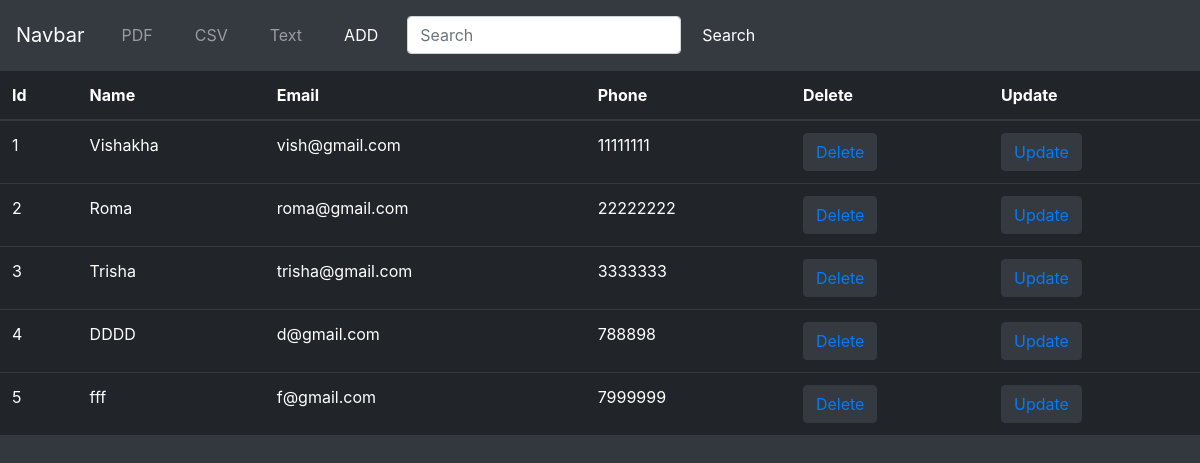
/, run on an earlier commit of the app's database.
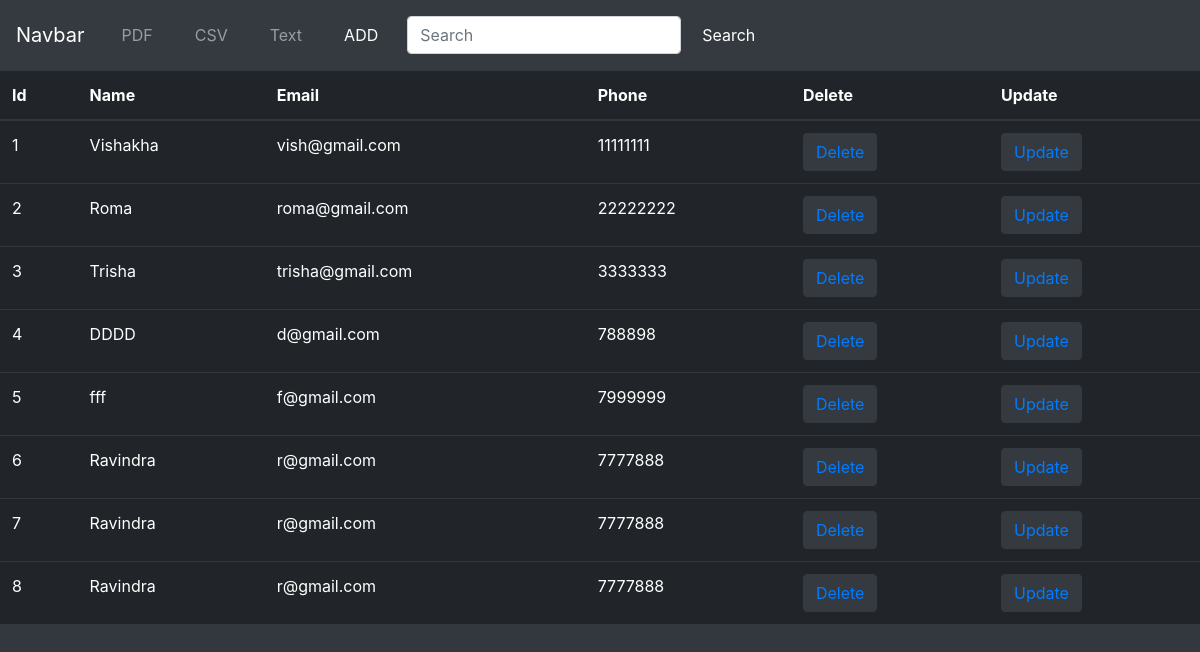
And on a later commit of the database.
### home/models.py (models this page shows, shortened)
class vish(models.Model):
    name=models.CharField(max_length=50)
    email=models.EmailField()
    phone=models.CharField(max_length=20)

### home/views.py (the view)
# urls.py: path('',views.form),
def form(request):
	data= vish.objects.all()
	return render(request,'index.html',{'data':data})

### home/templates/index.html (shortened to what this page needs)
<!doctype html>
<html lang="en">
  <head>
    <link rel="stylesheet" href="https://cdn.jsdelivr.net/npm/bootstrap@4.0.0/dist/css/bootstrap.min.css">
  </head>
  <body>
    <nav class="navbar navbar-expand-lg navbar-dark bg-dark justify-content-between ">
        <a class="navbar-brand" href="#">Navbar</a>
        <div class="collapse navbar-collapse" id="navbarNav">
          <ul class="navbar-nav">
            <li class="nav-item active">
              <button class="btn btn-dark white"><a class="nav-link" href="/pdf/">PDF<span class="sr-only">(current)</span></a></button>
            </li>
            <li class="nav-item active">
              <button class="btn btn-dark white"><a class="nav-link" href="/csv/">CSV</a></button>
            </li>
            <li class="nav-item active">
               <button type="button" class="btn btn-dark text-white"><a class="nav-link" href="/text/">Text</a></button>
            </li>
              <li class="nav-item active p-2">
                <button type="button" class="btn btn-dark white" data-toggle="modal" data-target="#exampleModal">
                    ADD
                  </button>
            </li>
            <li class="nav-item active p-2 ">
            <form class="form-inline" method="post" action="/search/">
                <input class="form-control mr-sm-2" type="search" name="search" placeholder="Search" aria-label="Search">
                <button class="btn btn-dark white my-2 my-sm-0" type="submit">Search</button>
              </form>
            </li>
          </ul>
        </div>
      </nav>
      <div>
        <table class="table table-dark">
            <thead>
              <tr>
                <th>Id</th>
                <th scope="col">Name</th>
                <th scope="col">Email</th>
                <th scope="col">Phone</th>
                <th scope="col">Delete</th>
                <th scope="col">Update</th>
              </tr>
            </thead>
            <tbody>
              <tr>
                {% for i in data %}
                <td>{{i.id}}</td>
                <td>{{i.name}}</td>
                <td>{{i.email}}</td>
                <td>{{i.phone}}</td>
                <td><button  class="btn btn-dark white"><a href="del?id={{i.id}}">Delete</a></td></button>
                <td><button  class="btn btn-dark white"><a href="update_page?id={{i.id}}"> Update</a></button></td>
              </tr>
              {% endfor %}
            </tbody>
          </table>
      </div>
  </body>
</html>

What changed in the data, as far as the page shows it:
added vish: id "6", name "Ravindra", email "r@gmail.com", phone "7777888"
added vish: id "7", name "Ravindra", email "r@gmail.com", phone "7777888"
added vish: id "8", name "Ravindra", email "r@gmail.com", phone "7777888"
